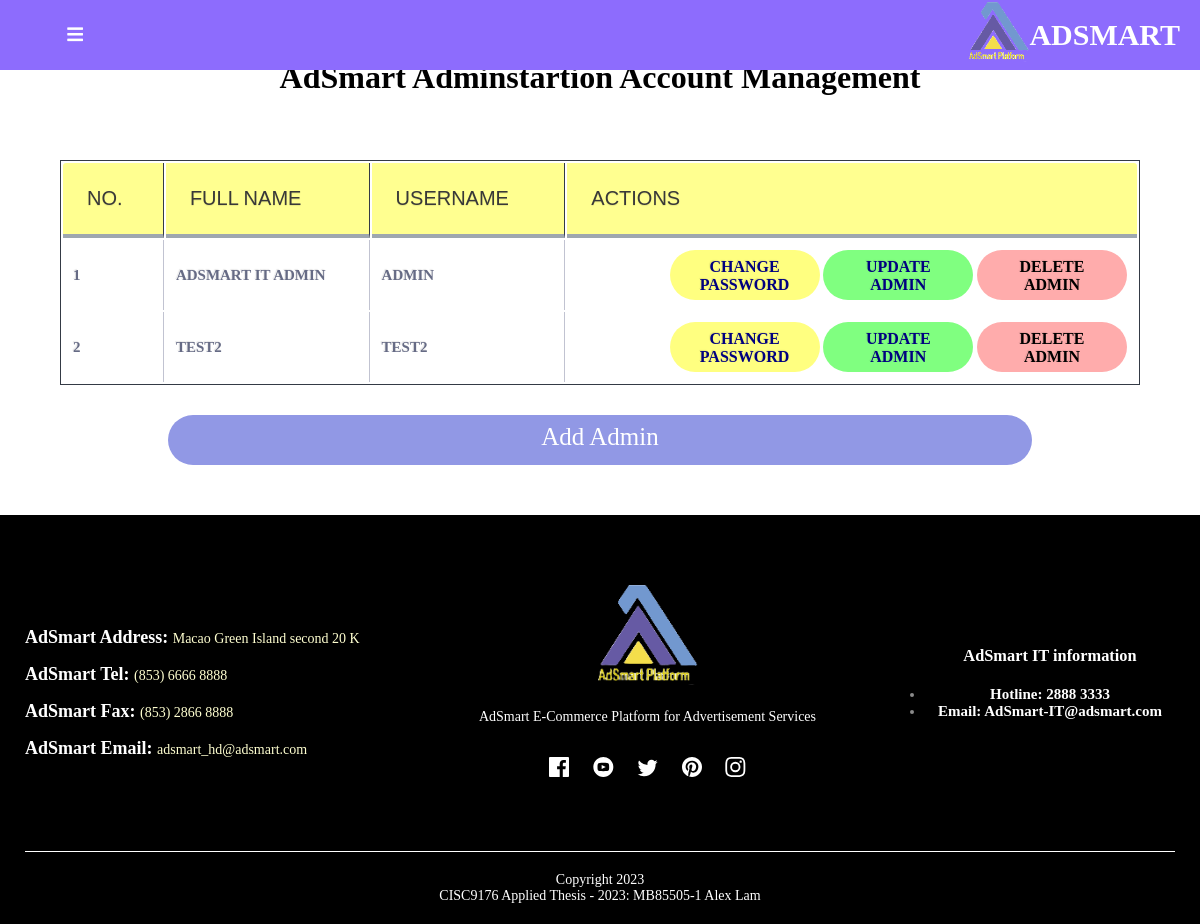
The app's page /admin/manage-admin.php with its own data.
### tables this page shows
CREATE TABLE `adsmart_admin` (
  `id` int(11) NOT NULL,
  `full_name` varchar(255) NOT NULL,
  `display_name` varchar(255) NOT NULL,
  `password` varchar(255) NOT NULL
);

### admin/manage-admin.php (the view, shortened to what this page needs)
<?php  include('partials/menu.php')?>
	   <div class='small-container cart-page'>
	   	<div class='reg'>
			<h1>AdSmart Adminstartion Account Management </h1>
    			<br>
    			<br>
    			<br>
    			<table class="tbl-full">
    				<tr>
    					<th>NO.</th>
    					<th>Full Name</th>
    					<th>Username</th>
    					<th>Actions</th>
    				</tr>
    				<?php
    				    $sql ="SELECT * FROM adsmart_admin";
    				    $res = mysqli_query($conn, $sql);
    				    if($res==TRUE){
    				        $count =mysqli_num_rows($res);
    				        $sn=1;
    				        if($count>0){
    				            while($rows=mysqli_fetch_assoc($res))
    				            {
    				                $id=$rows['id'];
    				                $full_name=$rows['full_name'];
    				                $username=$rows['display_name'];
    				                ?>
    				                <tr>
                    					<td><?php echo $sn++; ?></td>
                    					<td><?php echo $full_name; ?></td>
                    					<td><?php echo $username; ?></td>
                    					<td>
                    					<a href="<?php echo ADMIN; ?>admin/update-password.php?id=<?php echo $id; ?>" class="btn-backend-1">change password</a>
                    					<a href="<?php echo ADMIN; ?>admin/update-admin.php?id=<?php echo $id; ?>" class="btn-backend-2">update Admin</a>
                    						<a href="<?php echo ADMIN; ?>admin/delete-admin.php?id=<?php echo $id; ?>" class="btn-backend-3">delete Admin</a>
                    					</td>
                					</tr>
    				                <?php
    				             }
    				        }
    				        else
    				        {
    				        }
    				    }
    				?>
    			</table>
    			<a href="add-admin.php" class="btn" style="background:#9198e5; width:80%; height:50px;font-size:25px;">Add Admin</a>
			</div>
		</div>
	   <?php include('partials/footer.php')?>

### admin/css/style-admin.css (style rules this page uses)
* { margin: 0; padding: 0; box-sizing: border-box; text-decoration: none; font-family: 'Roboto Slab', serif; }
a { text-decoration: none; color: #555; }
.small-container h1 { margin-top:23px; margin-bottom: 10px; }
.btn { display: inline-block; background: #ff523b; color: #fff; padding: 8px 30px; border-radius: 30px; transition: background 0.5s; cursor: pointer; margin-top:80px; margin: 30px 0; }
.small-container { padding-top:3%; max-width: 1080px; margin: auto; }
.cart-page { margin:auto; }
table { width: 100%; border-right: 1px solid #343a45; border-left: 1px solid #343a45; border-top: 1px solid #343a45; border-bottom: 1px solid #343a45; }
th { color: #383838; background: #ffff90; border-bottom:4px solid #9ea7af; border-right: 1px solid #343a45; font-size:20px; font-weight: 400; padding:24px; text-align:left; text-shadow: 0 1px 1px rgba(0, 0, 0, 0.1); vertical-align:middle; font-family: Arial, Helvetica, sans-serif; text-transform: uppercase; }
th:first-child { border-top-left-radius:3px; }
th:last-child { border-top-right-radius:3px; border-right:none; text-align:left; }
tr { border-top: 1px solid #C1C3D1; border-bottom: 1px solid #C1C3D1; color:#666B85; font-size:10px; font-weight:normal; text-shadow: 0 1px 1px rgba(256, 256, 256, 0.1); }
tr:first-child { border-top:none; }
tr:last-child { border-bottom:none; }
tr:last-child td:first-child { border-bottom-left-radius:3px; }
tr:last-child td:last-child { border-bottom-right-radius:3px; }
td { background:#FFFFFF; padding:10px; text-align:left; vertical-align:middle; font-weight:bold; font-size:15px; text-shadow: -1px -1px 1px rgba(0, 0, 0, 0.1); border-right: 1px solid #C1C3D1; text-transform: uppercase; }
td:last-child { border-right: 0px; }
td a { color: #ff523b; font-size: 12px; }
td:last-child { text-align: right; }
.reg { text-align:center; max-width: 1080px; margin: 20px auto; }
.btn-backend-1 { font-size:16px; font-weight:bold; height:50px; width:150px; text-align: center; background:#ffff80; color: #000080; display: inline-block; border-radius: 30px; transition: background 0.5s; cursor: pointer; padding: 8px 30px; }
.btn-backend-2 { font-size:16px; font-weight:bold; height:50px; width:150px; text-align: center; background:#80ff80; color: #000080; display: inline-block; border-radius: 30px; transition: background 0.5s; cursor: pointer; padding: 8px 30px; }
.btn-backend-3 { font-size:16px; font-weight:bold; height:50px; width:150px; text-align: center; background:#ffacac; color: #000000; display: inline-block; border-radius: 30px; transition: background 0.5s; cursor: pointer; padding: 8px 30px; }

### records on screen
adsmart_admin: full_name "ADSMART IT ADMIN", display_name "ADMIN"
adsmart_admin: full_name "TEST2", display_name "TEST2"
